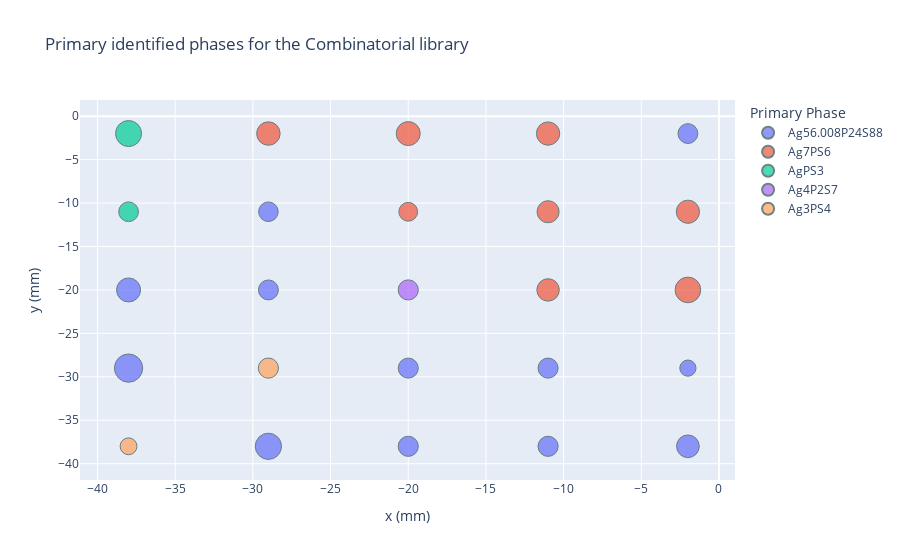

Notebook code cell kept with this figure:
### Code cell
import pandas as pd
import plotly.express as px

df = pd.DataFrame(
    {
        'x_position': [d.x_position for d in data],
        'y_position': [d.y_position for d in data],
        'phase': [d.phases[0].name if d.phases else 'Unknown' for d in data],
        'space_group': [d.phases[0].space_group if d.phases else 0 for d in data],
        'confidence': [d.phases[0].confidence if d.phases else 0.0 for d in data],
    }
)
x_unit = data[0].x_unit if data else ''
y_unit = data[0].y_unit if data else ''
fig = px.scatter(
    df,
    x='x_position',
    y='y_position',
    color='phase',
    size='confidence',
    title='Primary identified phases for the Combinatorial library',
    labels={'x_position': f'x ({x_unit})', 'y_position': f'y ({y_unit})'},
    # hover_data={'confidence': '.2f'},
)
fig.update_traces(
    marker=dict(opacity=0.7, line=dict(width=1, color='DarkSlateGrey'))
)
fig.update_layout(legend_title_text='Primary Phase', hovermode='closest')

### Figure 1 — Plotly figure (JSON) as saved in the notebook; plotly's stock layout.template omitted (floating-point values rounded to 4 significant figures)
{"data": [{"hovertemplate": "phase=Ag56.008P24S88<br>x (mm)=%{x}<br>y (mm)=%{y}<br>confidence=%{marker.size}<extra></extra>", "legendgroup": "Ag56.008P24S88", "marker": {"color": "#636efa", "line": {"color": "DarkSlateGrey", "width": 1}, "opacity": 0.7, "size": [48.5, 47, 49, 71, 32.5, 49.5, 49.5, 98.5, 63.5, 50, 50, 85], "sizemode": "area", "sizeref": 0.2462, "symbol": "circle"}, "mode": "markers", "name": "Ag56.008P24S88", "orientation": "v", "showlegend": true, "type": "scatter", "x": [-2, -29, -29, -38, -2, -11, -20, -38, -2, -11, -20, -29], "xaxis": "x", "y": [-2, -11, -20, -20, -29, -29, -29, -29, -38, -38, -38, -38], "yaxis": "y"}, {"hovertemplate": "phase=Ag7PS6<br>x (mm)=%{x}<br>y (mm)=%{y}<br>confidence=%{marker.size}<extra></extra>", "legendgroup": "Ag7PS6", "marker": {"color": "#EF553B", "line": {"color": "DarkSlateGrey", "width": 1}, "opacity": 0.7, "size": [67, 71, 68, 66.5, 60, 43.5, 81, 62], "sizemode": "area", "sizeref": 0.2462, "symbol": "circle"}, "mode": "markers", "name": "Ag7PS6", "orientation": "v", "showlegend": true, "type": "scatter", "x": [-11, -20, -29, -2, -11, -20, -2, -11], "xaxis": "x", "y": [-2, -2, -2, -11, -11, -11, -20, -20], "yaxis": "y"}, {"hovertemplate": "phase=AgPS3<br>x (mm)=%{x}<br>y (mm)=%{y}<br>confidence=%{marker.size}<extra></extra>", "legendgroup": "AgPS3", "marker": {"color": "#00cc96", "line": {"color": "DarkSlateGrey", "width": 1}, "opacity": 0.7, "size": [83.5, 48], "sizemode": "area", "sizeref": 0.2462, "symbol": "circle"}, "mode": "markers", "name": "AgPS3", "orientation": "v", "showlegend": true, "type": "scatter", "x": [-38, -38], "xaxis": "x", "y": [-2, -11], "yaxis": "y"}, {"hovertemplate": "phase=Ag4P2S7<br>x (mm)=%{x}<br>y (mm)=%{y}<br>confidence=%{marker.size}<extra></extra>", "legendgroup": "Ag4P2S7", "marker": {"color": "#ab63fa", "line": {"color": "DarkSlateGrey", "width": 1}, "opacity": 0.7, "size": [50], "sizemode": "area", "sizeref": 0.2462, "symbol": "circle"}, "mode": "markers", "name": "Ag4P2S7", "orientation": "v", "showlegend": true, "type": "scatter", "x": [-20], "xaxis": "x", "y": [-20], "yaxis": "y"}, {"hovertemplate": "phase=Ag3PS4<br>x (mm)=%{x}<br>y (mm)=%{y}<br>confidence=%{marker.size}<extra></extra>", "legendgroup": "Ag3PS4", "marker": {"color": "#FFA15A", "line": {"color": "DarkSlateGrey", "width": 1}, "opacity": 0.7, "size": [50, 35], "sizemode": "area", "sizeref": 0.2462, "symbol": "circle"}, "mode": "markers", "name": "Ag3PS4", "orientation": "v", "showlegend": true, "type": "scatter", "x": [-29, -38], "xaxis": "x", "y": [-29, -38], "yaxis": "y"}], "layout": {"hovermode": "closest", "legend": {"itemsizing": "constant", "title": {"text": "Primary Phase"}, "tracegroupgap": 0}, "title": {"text": "Primary identified phases for the Combinatorial library"}, "xaxis": {"anchor": "y", "domain": [0, 1], "title": {"text": "x (mm)"}}, "yaxis": {"anchor": "x", "domain": [0, 1], "title": {"text": "y (mm)"}}}}
